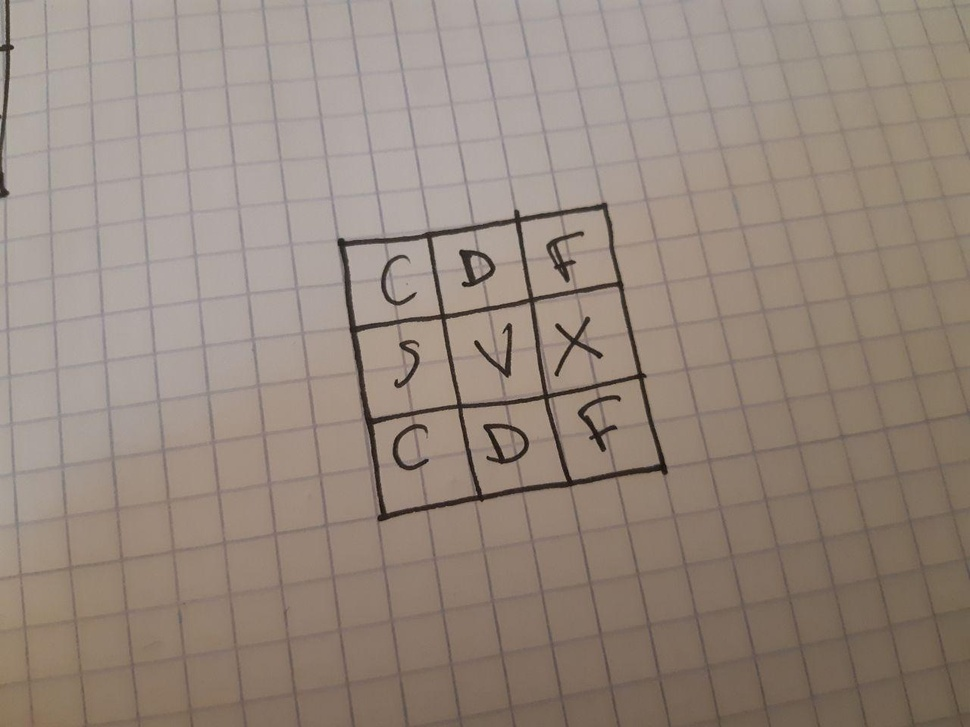
#> input picture images/notebook_easy.jpg, 970 x 727 px, shrunk from 1280 x 960 before the run
$ python vision2.py images/notebook_easy.jpg
#> lines starting #> are read from the running program, lines starting #| are printed output that depends on the picture; after the words box and inside, x2 and y2 are one past the last pixel; in counts of white or black regions, pixels touching at a corner belong together
import sys
import math
import statistics
from operator import itemgetter

import numpy as np
import cv2
from sklearn.cluster import DBSCAN


debug_output = True
def visualize(image):
    if debug_output:
        cv2.imshow("Vision2 image processing step", image)
        cv2.waitKey(0)


def square_se(n):
    return cv2.getStructuringElement(cv2.MORPH_RECT, (n, n))


def bb_area(bb):
    x, y, w, h = bb
    return h*w


# [47 lines left out: functions draw_line, mean_line, adjacent_pairs, line_intersection, point_distance, not called in this run]


image = cv2.imread(sys.argv[1], cv2.IMREAD_GRAYSCALE)
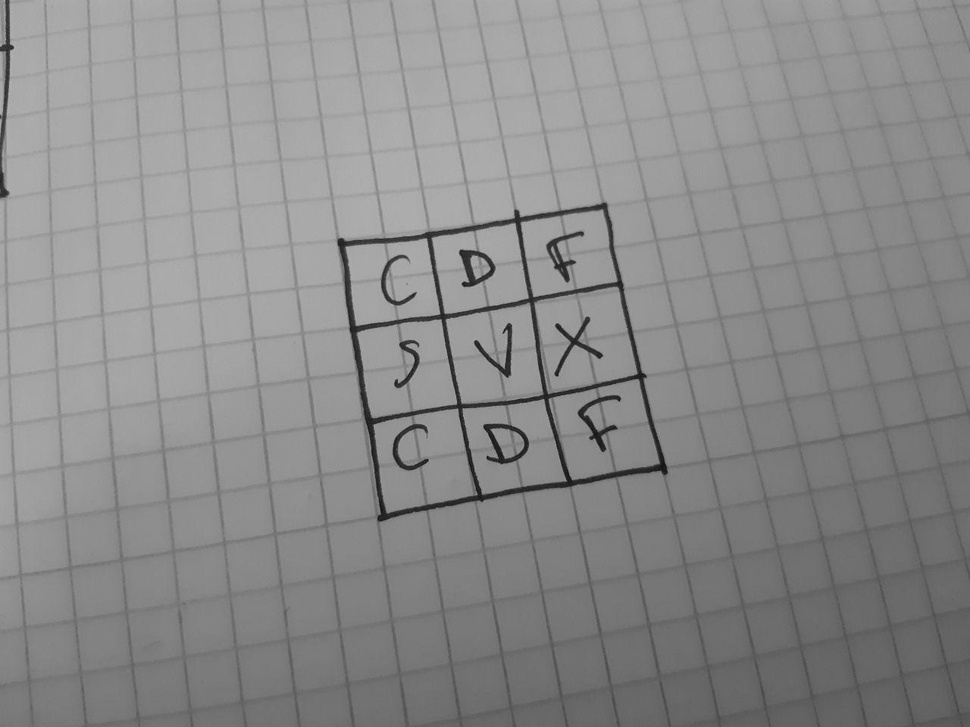
#> image: shape (727, 970); min 12, max 181, mean 138.9
visualize(image)
image = cv2.GaussianBlur(image, (11, 11), 0)
visualize(image)
image = cv2.adaptiveThreshold(image, 255, cv2.ADAPTIVE_THRESH_MEAN_C, cv2.THRESH_BINARY, 5, 4)
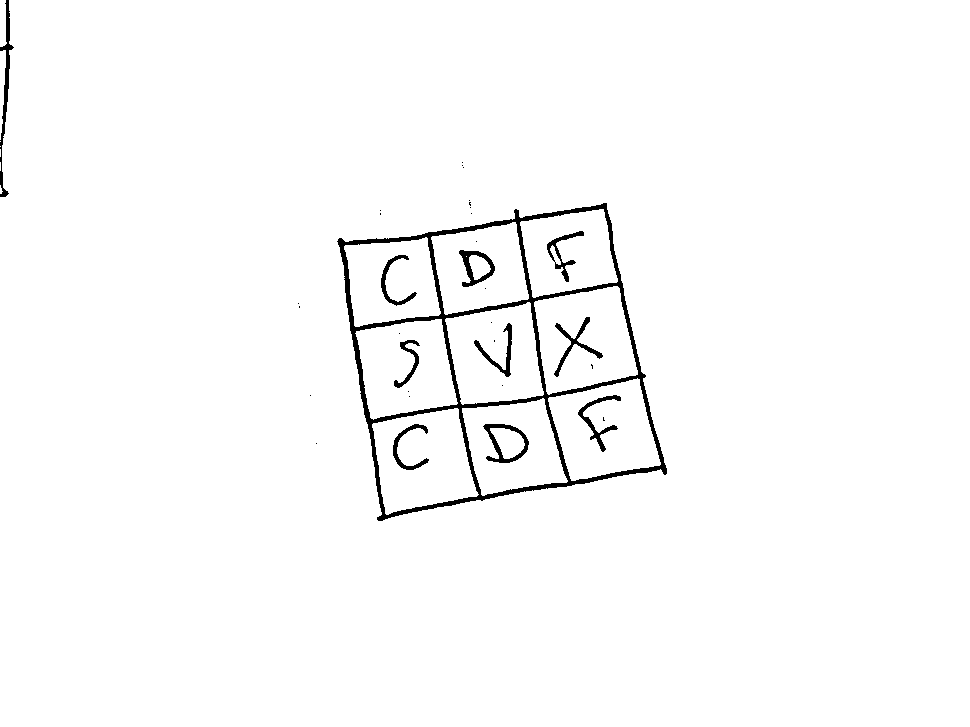
#> image: shape (727, 970); 98.1% white; 34 black regions (23 under 20 px), largest, box (x1, y1, x2, y2) and area: (337, 203, 667, 521) 8922, (0, 0, 14, 197) 693, (483, 424, 529, 463) 541
visualize(image)
image = 255-image
visualize(image)
image = cv2.morphologyEx(image, cv2.MORPH_CLOSE, square_se(6))
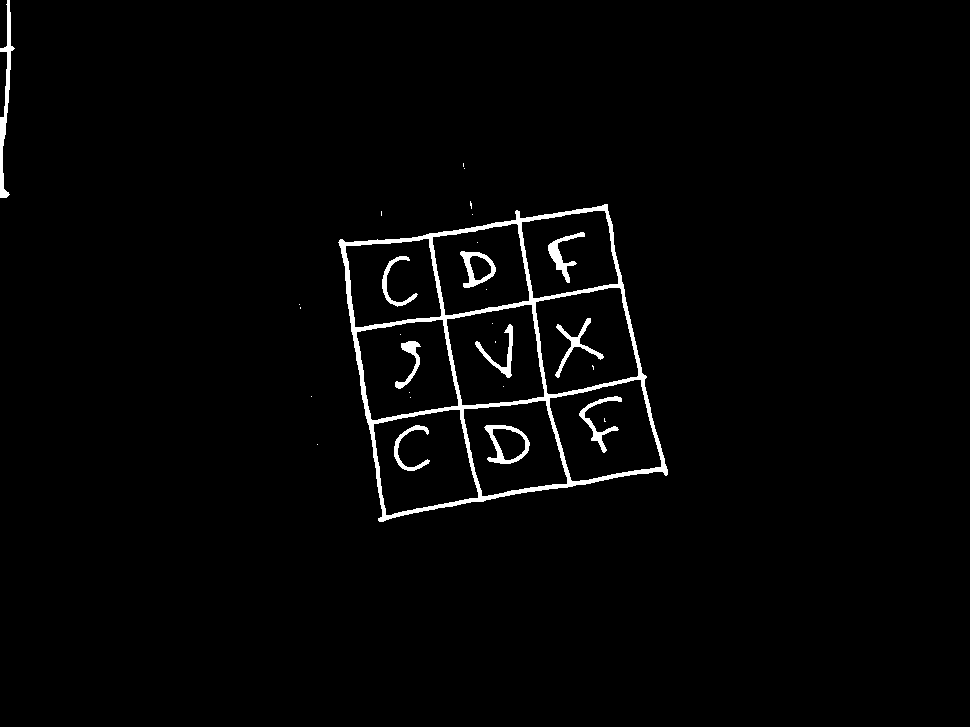
#> image: shape (727, 970); 2% white; 30 white regions (19 under 20 px), largest, box (x1, y1, x2, y2) and area: (338, 204, 668, 522) 9103, (0, 0, 15, 198) 878, (484, 425, 530, 464) 574
visualize(image)
image = cv2.morphologyEx(image, cv2.MORPH_OPEN, square_se(2))
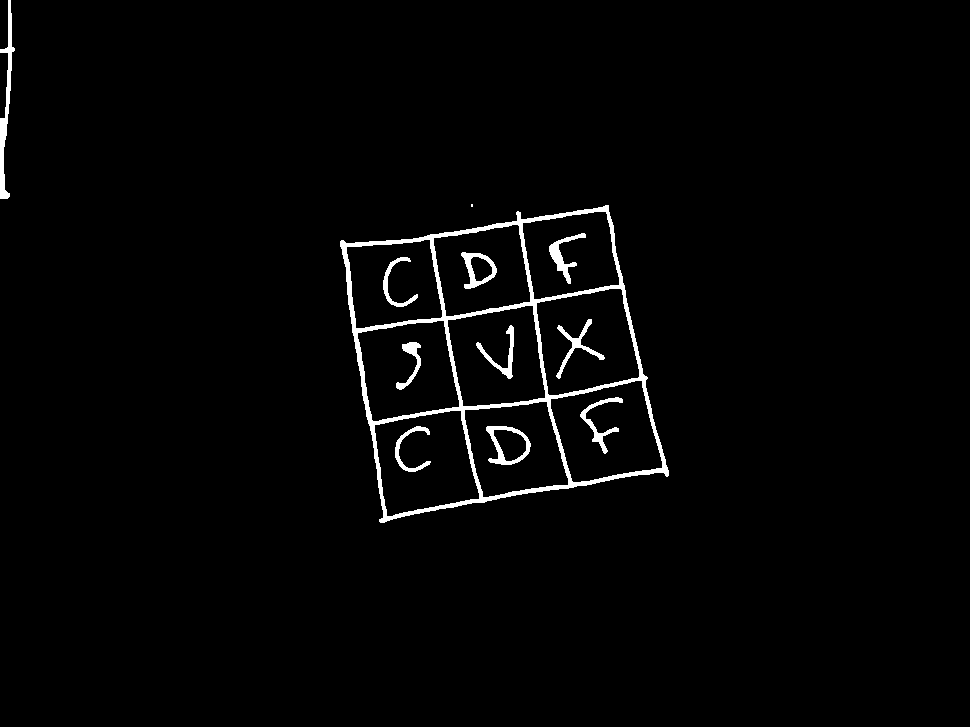
#> image: shape (727, 970); 2% white; 12 white regions (1 under 20 px)
visualize(image)

contours, _ = cv2.findContours(image, cv2.RETR_EXTERNAL, cv2.CHAIN_APPROX_NONE)
#> contours = 3 contours, 1 with area under 20; largest, box (x1, y1, x2, y2) and area: (340, 205, 669, 523) 75462, (0, 0, 15, 199) 750
figure = cv2.cvtColor(image, cv2.COLOR_GRAY2BGR)
#> figure: shape (727, 970, 3); 2% white; 12 white regions (1 under 20 px), largest, box (x1, y1, x2, y2) and area: (340, 205, 669, 523) 9101, (0, 0, 15, 199) 963, (486, 426, 531, 465) 573
figure = cv2.drawContours(figure, contours, -1, (255, 0, 0), 3)
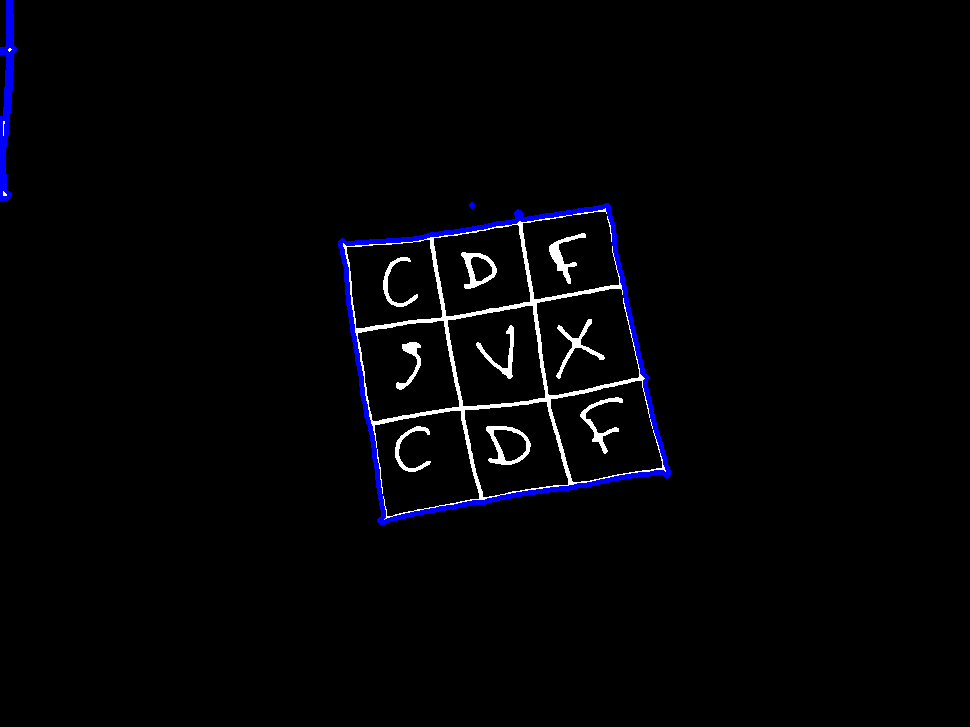
#> figure: shape (727, 970, 3); mean B, G, R 6.2, 3.6, 3.6
visualize(figure)

x, y, w, h = max((cv2.boundingRect(c) for c in contours), key=bb_area)
figure = cv2.rectangle(figure, (x, y), (x+w, y+h), (0, 0, 255), 3)
visualize(figure)

image = image[y:y+h, x:x+w]
visualize(image)

search_image = cv2.bitwise_and(image, 64)
visualize(search_image)

best_area = 0
largest_blob = None
for y in range(h):
    for x in range(w):
        if not search_image[y, x]:
            continue
        area, filled, _, _ = cv2.floodFill(search_image, None, (x, y), 255)
        visualize(filled)
        if area > best_area:
            best_area = area
            largest_blob = np.copy(filled)
        _, search_image, _, _ = cv2.floodFill(search_image, None, (x, y), 0)

_, largest_blob = cv2.threshold(largest_blob, 127, 255, cv2.THRESH_BINARY)
visualize(largest_blob)

lines = cv2.HoughLines(largest_blob, 1, np.pi/180, 150)
lines = lines[:, 0, :]
figure = cv2.cvtColor(image, cv2.COLOR_GRAY2BGR)
for line in lines:
    figure = draw_line(figure, line, (0, 0, 255))
visualize(figure)

cluster_model = DBSCAN(eps=8, min_samples=1)
cluster_model.fit(lines)

clusters = {}
for label, line in zip(cluster_model.labels_, lines):
    clusters.setdefault(label, []).append(line)

figure = cv2.cvtColor(image, cv2.COLOR_GRAY2BGR)
mean_lines = []
for label, line_cluster in clusters.items():
    ml = mean_line(line_cluster)
    mean_lines.append(ml)
    figure = draw_line(figure, ml, (0, 0, 255), 3)
visualize(figure)

horizontal_lines = []
vertical_lines = []
for line in mean_lines:
    rho, theta = line
    if np.pi/4 <= theta < np.pi*3/4:
        horizontal_lines.append(line)
    else:
        vertical_lines.append(line)

m = len(vertical_lines) - 1
n = len(horizontal_lines) - 1
print((n, m))

left_line = max(vertical_lines, key=itemgetter(0))
right_line = min(vertical_lines, key=itemgetter(0))
top_line = min(horizontal_lines, key=itemgetter(0))
bottom_line = max(horizontal_lines, key=itemgetter(0))

lines = [top_line, left_line, bottom_line, right_line]
for line in lines:
    figure = draw_line(figure, line, (255, 0, 0), 3)
visualize(figure)

intersections = [line_intersection(l1, l2) for l1, l2 in adjacent_pairs(lines)]
for x, y in intersections:
    cv2.circle(figure, (x, y), 6, (0, 255, 0), -1)
visualize(figure)

top_left, bottom_left, bottom_right, top_right = intersections
w = int(max(point_distance(p1, p2) for p1, p2 in ((top_left, top_right), (bottom_left, bottom_right))))
h = int(max(point_distance(p1, p2) for p1, p2 in ((top_left, bottom_left), (top_right, bottom_right))))

src = np.array(intersections, dtype=np.float32)
dst = np.array([[0, 0], [0, h-1], [w-1, h-1], [w-1, 0]], dtype=np.float32)
transform_matrix = cv2.getPerspectiveTransform(src, dst)
image = cv2.warpPerspective(image, transform_matrix, (w, h), flags=cv2.INTER_NEAREST)
visualize(image)

image = cv2.morphologyEx(image, cv2.MORPH_CLOSE, square_se(6))
visualize(image)
